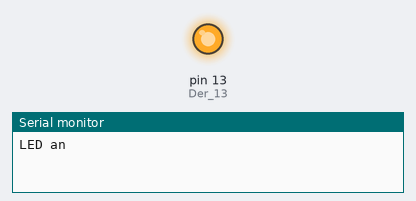
The sketch below on a simulated Arduino Uno, built with avr-gcc and run on an emulated ATmega328P. Parts: output pins drawn as LEDs (lit = HIGH), the last lines printed to the serial monitor.

Above: at 1.0 s.
At 3.0 s:
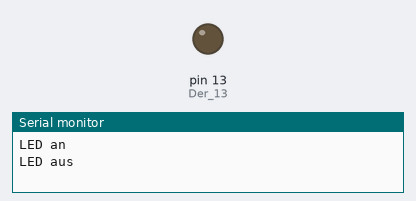
Timing chart, 0 to 5.2 s (numbered marks = the images above):
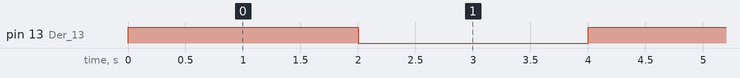

Measured:
- by itself, pin 13 (Der_13): alternates HIGH for 2.0 s and LOW for 2.0 s

The sketch:

Blink_+_Serieller_Monitor.ino
```cpp
/*
  Programm:   Blink-Applikation (lässt LED im Zeitabstand blinken und gibt Zustand im Seriellen Monitor an)
  Boardinformationen:   Arduino-UNO
  LED = onBoadLED - kein GPIO nötig

  Autor:    Tim Bernhard
*/


// the setup function runs once when you press reset or power the board
void setup() {
  // PinMode von der eingebauten LED wird auf OUTPUT gesetzt
  pinMode(LED_BUILTIN, OUTPUT);
  pinMode(13, OUTPUT); //Der 13. Pin auf dem OnBoad Arduino-UNO steht für die LED, welche darauf eingebaut ist.
  Serial.begin(9600);
}

// the loop function runs over and over again forever
void loop() {
  digitalWrite(LED_BUILTIN, HIGH);   // turn the LED on (HIGH is the voltage level)
  Serial.println("LED an");
  delay(2000);                       // wait for a second //Problem mit delay: Während diesem Delay kann der Mikrokontroller nichts ausführen.
  digitalWrite(LED_BUILTIN, LOW);    // turn the LED off by making the voltage LOW
  Serial.println("LED aus");
  delay(2000);                        // wait for a second
}
```
